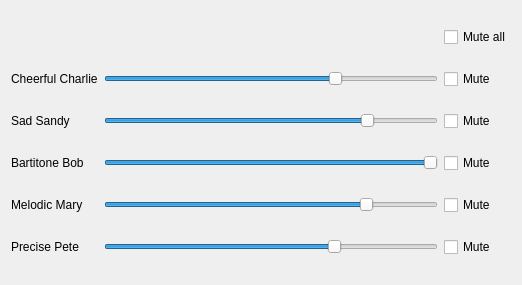
<?xml version="1.0" encoding="UTF-8"?>
<ui version="4.0">
 <class>Dialog</class>
 <widget class="QDialog" name="Dialog">
  <property name="geometry">
   <rect>
    <x>0</x>
    <y>0</y>
    <width>522</width>
    <height>285</height>
   </rect>
  </property>
  <property name="windowTitle">
   <string>Volume Editor</string>
  </property>
  <layout class="QGridLayout" name="gridLayout">
   <item row="2" column="1">
    <widget class="QLabel" name="volume_label_0">
     <property name="text">
      <string>Cheerful Charlie</string>
     </property>
    </widget>
   </item>
   <item row="3" column="1">
    <widget class="QLabel" name="volume_label_1">
     <property name="text">
      <string>Sad Sandy</string>
     </property>
    </widget>
   </item>
   <item row="3" column="2">
    <widget class="QSlider" name="volume_settings_1">
     <property name="toolTip">
      <string>Adjust the volume of this voice</string>
     </property>
     <property name="minimum">
      <number>1</number>
     </property>
     <property name="maximum">
      <number>1000</number>
     </property>
     <property name="value">
      <number>802</number>
     </property>
     <property name="sliderPosition">
      <number>802</number>
     </property>
     <property name="orientation">
      <enum>Qt::Horizontal</enum>
     </property>
    </widget>
   </item>
   <item row="4" column="1">
    <widget class="QLabel" name="volume_label_2">
     <property name="text">
      <string>Bartitone Bob</string>
     </property>
    </widget>
   </item>
   <item row="4" column="2">
    <widget class="QSlider" name="volume_settings_2">
     <property name="toolTip">
      <string>Adjust the volume of this voice</string>
     </property>
     <property name="minimum">
      <number>1</number>
     </property>
     <property name="maximum">
      <number>1000</number>
     </property>
     <property name="value">
      <number>1000</number>
     </property>
     <property name="orientation">
      <enum>Qt::Horizontal</enum>
     </property>
    </widget>
   </item>
   <item row="5" column="1">
    <widget class="QLabel" name="volume_label_3">
     <property name="text">
      <string>Melodic Mary</string>
     </property>
    </widget>
   </item>
   <item row="5" column="2">
    <widget class="QSlider" name="volume_settings_3">
     <property name="toolTip">
      <string>Adjust the volume of this voice</string>
     </property>
     <property name="minimum">
      <number>1</number>
     </property>
     <property name="maximum">
      <number>1000</number>
     </property>
     <property name="value">
      <number>800</number>
     </property>
     <property name="orientation">
      <enum>Qt::Horizontal</enum>
     </property>
    </widget>
   </item>
   <item row="6" column="1">
    <widget class="QLabel" name="volume_label_4">
     <property name="text">
      <string>Precise Pete</string>
     </property>
    </widget>
   </item>
   <item row="6" column="2">
    <widget class="QSlider" name="volume_settings_4">
     <property name="toolTip">
      <string>Adjust the volume of this voice</string>
     </property>
     <property name="minimum">
      <number>1</number>
     </property>
     <property name="maximum">
      <number>1000</number>
     </property>
     <property name="pageStep">
      <number>12</number>
     </property>
     <property name="value">
      <number>700</number>
     </property>
     <property name="orientation">
      <enum>Qt::Horizontal</enum>
     </property>
    </widget>
   </item>
   <item row="2" column="2">
    <widget class="QSlider" name="volume_settings_0">
     <property name="toolTip">
      <string>Adjust the volume of this voice</string>
     </property>
     <property name="minimum">
      <number>1</number>
     </property>
     <property name="maximum">
      <number>1000</number>
     </property>
     <property name="value">
      <number>702</number>
     </property>
     <property name="sliderPosition">
      <number>702</number>
     </property>
     <property name="orientation">
      <enum>Qt::Horizontal</enum>
     </property>
    </widget>
   </item>
   <item row="2" column="3">
    <widget class="QCheckBox" name="box_mute_0">
     <property name="text">
      <string>Mute</string>
     </property>
    </widget>
   </item>
   <item row="3" column="3">
    <widget class="QCheckBox" name="box_mute_1">
     <property name="text">
      <string>Mute</string>
     </property>
    </widget>
   </item>
   <item row="4" column="3">
    <widget class="QCheckBox" name="box_mute_2">
     <property name="text">
      <string>Mute</string>
     </property>
    </widget>
   </item>
   <item row="5" column="3">
    <widget class="QCheckBox" name="box_mute_3">
     <property name="text">
      <string>Mute</string>
     </property>
    </widget>
   </item>
   <item row="6" column="3">
    <widget class="QCheckBox" name="box_mute_4">
     <property name="text">
      <string>Mute</string>
     </property>
    </widget>
   </item>
   <item row="0" column="3">
    <widget class="QCheckBox" name="box_mute_all">
     <property name="text">
      <string>Mute all</string>
     </property>
    </widget>
   </item>
  </layout>
 </widget>
 <resources/>
 <connections/>
</ui>
